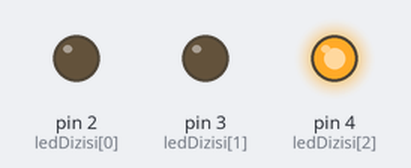
Bench run of a sketch on a simulated Arduino Uno, built with avr-gcc and run on an emulated ATmega328P. On the bench: output pins drawn as LEDs (lit = HIGH).

Above: at 2.5 s.
At 6.0 s:
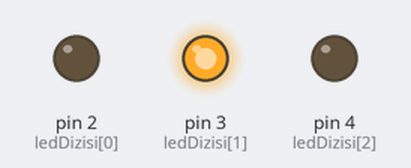
At 9.0 s:
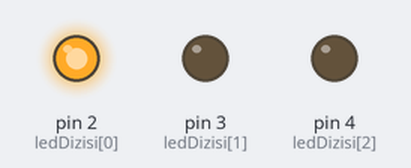
Timing chart, 0 to 14.3 s (numbered marks = the images above):
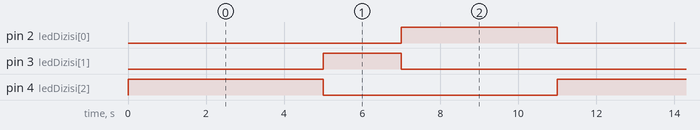

Measured:
- by itself, pin 2 (ledDizisi[0]): alternates HIGH for 4.0 s and LOW for 7.0 s
- by itself, pin 3 (ledDizisi[1]): alternates HIGH for 2.0 s and LOW for 9.0 s
- by itself, pin 4 (ledDizisi[2]): alternates HIGH for 5.0 s and LOW for 6.0 s

The sketch:

trafiklambasi.ino
```cpp
const int ledDizisi[]={2,3,4};
void setup() {
   for(int i=0; i<3; i++){
    pinMode(ledDizisi[i],OUTPUT);
   }
}

void loop() {
    digitalWrite(4,HIGH);
    delay(5000);
    digitalWrite(4,LOW);
    digitalWrite(3,HIGH);
    delay(2000);
    digitalWrite(3,LOW);
     digitalWrite(2,HIGH);
    delay(4000);
    digitalWrite(2,LOW);
}
```
